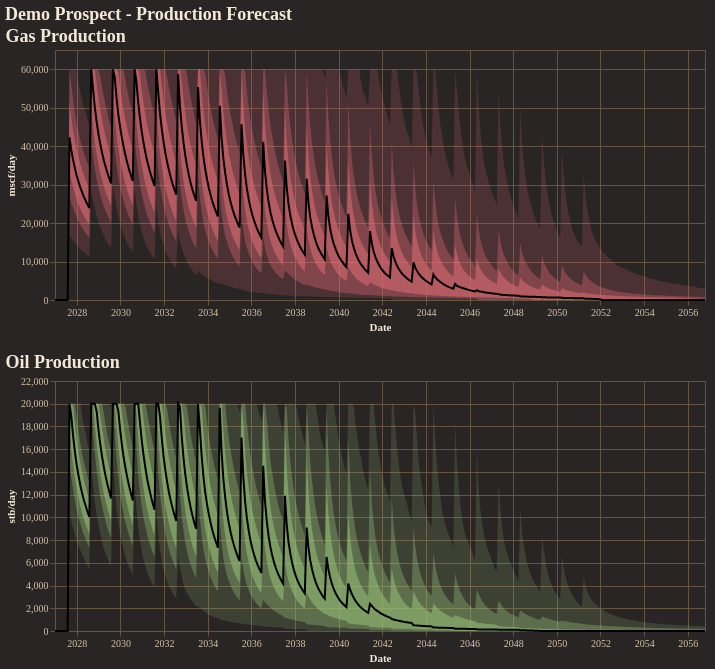

Notebook cell for this chart:
### Code cell
fig = reporter.plotter.combined_production_plot(
    figsize=(650, 250),
    backend=PLOTTING_BACKEND
)
fig.show()

### Figure 1 — Vega-Lite specification as saved in the notebook (floating-point values rounded to 4 significant figures; data arrays with more than 128 entries replaced by an {"elided": "..."} marker saying what was removed)
{"config": {"background": "#292524", "view": {"fill": "#292524", "stroke": "#665340"}, "title": {"color": "#f4e9d7", "font": "Merriweather", "fontSize": 18, "fontWeight": 600, "subtitleColor": "#d5c2a6", "anchor": "start"}, "axis": {"domainColor": "#665340", "gridColor": "#665340", "tickColor": "#665340", "labelColor": "#d5c2a6", "titleColor": "#f4e9d7", "labelFont": "Merriweather", "titleFont": "Merriweather"}, "legend": {"titleColor": "#f4e9d7", "labelColor": "#d5c2a6", "labelFont": "Merriweather", "titleFont": "Merriweather", "orient": "top-right", "symbolType": "circle"}, "header": {"labelColor": "#d5c2a6", "titleColor": "#f4e9d7", "labelFont": "Merriweather", "titleFont": "Merriweather"}, "mark": {"color": "#c78d3b"}, "line": {"color": "#c78d3b"}, "bar": {"color": "#c78d3b"}, "point": {"color": "#ddb06d"}, "area": {"color": "#c78d3b", "opacity": 0.35}, "text": {"color": "#f4e9d7", "font": "Merriweather"}, "range": {"category": ["#5DA5DA", "#F28E2B", "#59C36A", "#E15759", "#B07AA1", "#4ECDC4", "#FF9DA7", "#EDC948"]}}, "vconcat": [{"layer": [{"mark": {"type": "area", "color": "rgba(224, 108, 117, 1.0)", "opacity": 0.18}, "encoding": {"tooltip": [{"field": "date", "title": "Date", "type": "temporal"}, {"field": "p01", "format": ",.2f", "title": "P01", "type": "quantitative"}, {"field": "p10", "format": ",.2f", "title": "P10", "type": "quantitative"}, {"field": "p25", "format": ",.2f", "title": "P25", "type": "quantitative"}, {"field": "p50", "format": ",.2f", "title": "P50", "type": "quantitative"}, {"field": "p75", "format": ",.2f", "title": "P75", "type": "quantitative"}, {"field": "p90", "format": ",.2f", "title": "P90", "type": "quantitative"}, {"field": "p99", "format": ",.2f", "title": "P99", "type": "quantitative"}], "x": {"field": "date", "title": "Date", "type": "temporal"}, "y": {"field": "p01", "title": "mscf/day", "type": "quantitative"}, "y2": {"field": "p99"}}}, {"mark": {"type": "area", "color": "rgba(224, 108, 117, 1.0)", "opacity": 0.35}, "encoding": {"tooltip": [{"field": "date", "title": "Date", "type": "temporal"}, {"field": "p01", "format": ",.2f", "title": "P01", "type": "quantitative"}, {"field": "p10", "format": ",.2f", "title": "P10", "type": "quantitative"}, {"field": "p25", "format": ",.2f", "title": "P25", "type": "quantitative"}, {"field": "p50", "format": ",.2f", "title": "P50", "type": "quantitative"}, {"field": "p75", "format": ",.2f", "title": "P75", "type": "quantitative"}, {"field": "p90", "format": ",.2f", "title": "P90", "type": "quantitative"}, {"field": "p99", "format": ",.2f", "title": "P99", "type": "quantitative"}], "x": {"field": "date", "title": "Date", "type": "temporal"}, "y": {"field": "p10", "title": "mscf/day", "type": "quantitative"}, "y2": {"field": "p90"}}}, {"mark": {"type": "area", "color": "rgba(224, 108, 117, 1.0)", "opacity": 0.55}, "encoding": {"tooltip": [{"field": "date", "title": "Date", "type": "temporal"}, {"field": "p01", "format": ",.2f", "title": "P01", "type": "quantitative"}, {"field": "p10", "format": ",.2f", "title": "P10", "type": "quantitative"}, {"field": "p25", "format": ",.2f", "title": "P25", "type": "quantitative"}, {"field": "p50", "format": ",.2f", "title": "P50", "type": "quantitative"}, {"field": "p75", "format": ",.2f", "title": "P75", "type": "quantitative"}, {"field": "p90", "format": ",.2f", "title": "P90", "type": "quantitative"}, {"field": "p99", "format": ",.2f", "title": "P99", "type": "quantitative"}], "x": {"field": "date", "title": "Date", "type": "temporal"}, "y": {"field": "p25", "title": "mscf/day", "type": "quantitative"}, "y2": {"field": "p75"}}}, {"mark": {"type": "line", "color": "black", "strokeWidth": 2}, "encoding": {"tooltip": [{"field": "date", "title": "Date", "type": "temporal"}, {"field": "p01", "format": ",.2f", "title": "P01", "type": "quantitative"}, {"field": "p10", "format": ",.2f", "title": "P10", "type": "quantitative"}, {"field": "p25", "format": ",.2f", "title": "P25", "type": "quantitative"}, {"field": "p50", "format": ",.2f", "title": "P50", "type": "quantitative"}, {"field": "p75", "format": ",.2f", "title": "P75", "type": "quantitative"}, {"field": "p90", "format": ",.2f", "title": "P90", "type": "quantitative"}, {"field": "p99", "format": ",.2f", "title": "P99", "type": "quantitative"}], "x": {"field": "date", "title": "Date", "type": "temporal"}, "y": {"field": "p50", "title": "mscf/day", "type": "quantitative"}}}], "data": {"name": "data-5065084c564b00fdd0d31b0e0010a2f0"}, "height": 250, "title": "Gas Production", "width": 650}, {"layer": [{"mark": {"type": "area", "color": "rgba(152, 195, 121, 1.0)", "opacity": 0.18}, "encoding": {"tooltip": [{"field": "date", "title": "Date", "type": "temporal"}, {"field": "p01", "format": ",.2f", "title": "P01", "type": "quantitative"}, {"field": "p10", "format": ",.2f", "title": "P10", "type": "quantitative"}, {"field": "p25", "format": ",.2f", "title": "P25", "type": "quantitative"}, {"field": "p50", "format": ",.2f", "title": "P50", "type": "quantitative"}, {"field": "p75", "format": ",.2f", "title": "P75", "type": "quantitative"}, {"field": "p90", "format": ",.2f", "title": "P90", "type": "quantitative"}, {"field": "p99", "format": ",.2f", "title": "P99", "type": "quantitative"}], "x": {"field": "date", "title": "Date", "type": "temporal"}, "y": {"field": "p01", "title": "stb/day", "type": "quantitative"}, "y2": {"field": "p99"}}}, {"mark": {"type": "area", "color": "rgba(152, 195, 121, 1.0)", "opacity": 0.35}, "encoding": {"tooltip": [{"field": "date", "title": "Date", "type": "temporal"}, {"field": "p01", "format": ",.2f", "title": "P01", "type": "quantitative"}, {"field": "p10", "format": ",.2f", "title": "P10", "type": "quantitative"}, {"field": "p25", "format": ",.2f", "title": "P25", "type": "quantitative"}, {"field": "p50", "format": ",.2f", "title": "P50", "type": "quantitative"}, {"field": "p75", "format": ",.2f", "title": "P75", "type": "quantitative"}, {"field": "p90", "format": ",.2f", "title": "P90", "type": "quantitative"}, {"field": "p99", "format": ",.2f", "title": "P99", "type": "quantitative"}], "x": {"field": "date", "title": "Date", "type": "temporal"}, "y": {"field": "p10", "title": "stb/day", "type": "quantitative"}, "y2": {"field": "p90"}}}, {"mark": {"type": "area", "color": "rgba(152, 195, 121, 1.0)", "opacity": 0.55}, "encoding": {"tooltip": [{"field": "date", "title": "Date", "type": "temporal"}, {"field": "p01", "format": ",.2f", "title": "P01", "type": "quantitative"}, {"field": "p10", "format": ",.2f", "title": "P10", "type": "quantitative"}, {"field": "p25", "format": ",.2f", "title": "P25", "type": "quantitative"}, {"field": "p50", "format": ",.2f", "title": "P50", "type": "quantitative"}, {"field": "p75", "format": ",.2f", "title": "P75", "type": "quantitative"}, {"field": "p90", "format": ",.2f", "title": "P90", "type": "quantitative"}, {"field": "p99", "format": ",.2f", "title": "P99", "type": "quantitative"}], "x": {"field": "date", "title": "Date", "type": "temporal"}, "y": {"field": "p25", "title": "stb/day", "type": "quantitative"}, "y2": {"field": "p75"}}}, {"mark": {"type": "line", "color": "black", "strokeWidth": 2}, "encoding": {"tooltip": [{"field": "date", "title": "Date", "type": "temporal"}, {"field": "p01", "format": ",.2f", "title": "P01", "type": "quantitative"}, {"field": "p10", "format": ",.2f", "title": "P10", "type": "quantitative"}, {"field": "p25", "format": ",.2f", "title": "P25", "type": "quantitative"}, {"field": "p50", "format": ",.2f", "title": "P50", "type": "quantitative"}, {"field": "p75", "format": ",.2f", "title": "P75", "type": "quantitative"}, {"field": "p90", "format": ",.2f", "title": "P90", "type": "quantitative"}, {"field": "p99", "format": ",.2f", "title": "P99", "type": "quantitative"}], "x": {"field": "date", "title": "Date", "type": "temporal"}, "y": {"field": "p50", "title": "stb/day", "type": "quantitative"}}}], "data": {"name": "data-c0b96bdc9460c2a86cb88412c22402c7"}, "height": 250, "title": "Oil Production", "width": 650}], "title": "Demo Prospect - Production Forecast", "$schema": "https://vega.github.io/schema/vega-lite/v5.20.1.json", "datasets": {"data-5065084c564b00fdd0d31b0e0010a2f0": {"elided": "360 records"}, "data-c0b96bdc9460c2a86cb88412c22402c7": {"elided": "360 records"}}}
